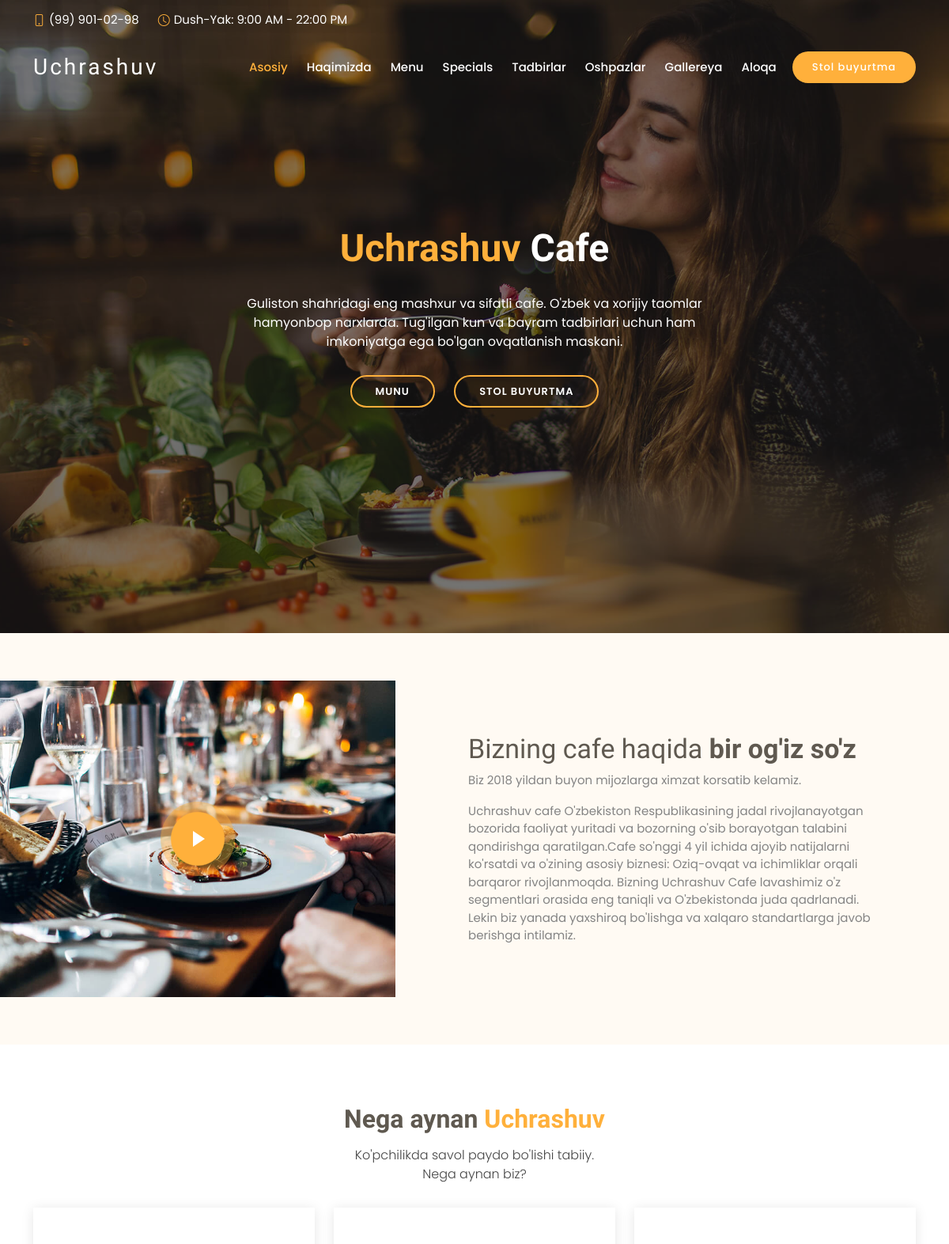
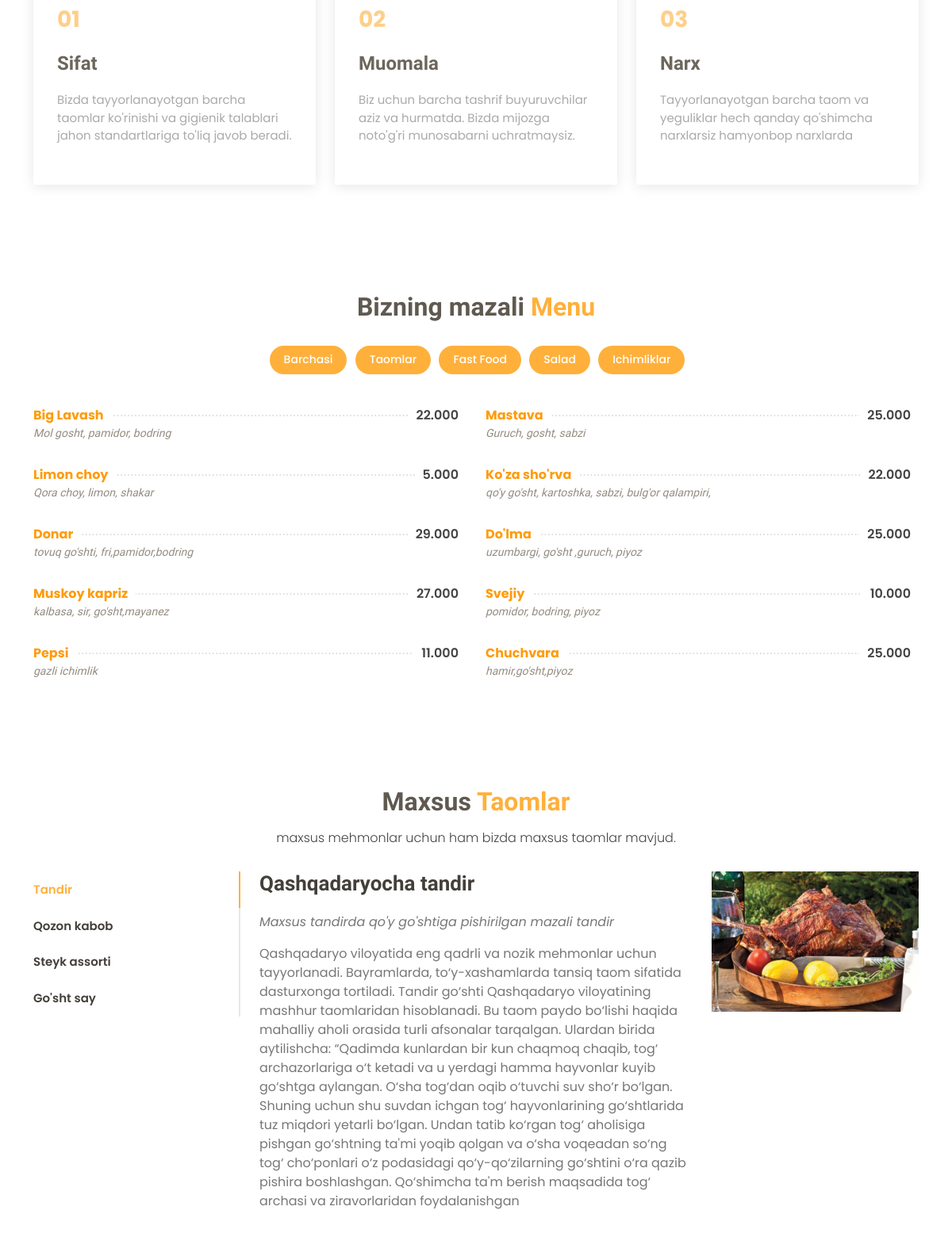
The page / (upper part) on the database its author committed (2 pictures, top to bottom).
### myapp/models.py (models this page shows, shortened)
class Category(models.Model):
	name = models.CharField(max_length=200, null=True, blank=True)

class Yeguliklar(models.Model):
	category = models.ForeignKey(Category, on_delete=models.SET_NULL, null=True, blank=True)
	nomi = models. CharField(max_length=200, null=True, blank=True)
	description = models.CharField(max_length=200, null=True, blank=True)
	narx = models.IntegerField(blank=True, null=True)

### myapp/views.py (the view)
# urls.py: path('', index, name='homepage')
def index(request):
    category = request.GET.get('category')
    if category== None:
        yegulik = Yeguliklar.objects.all()
    else:
        yegulik = Yeguliklar.objects.filter(category__name=category)
    categories = Category.objects.all()
    form = AloqaForm()
    if request.method == 'POST':
        form = AloqaForm(request.POST)
        if form.is_valid():
            form.save()
            return redirect('/')
    buyurtma = Stol_BuyurtmaForm()
    if request.method == 'POST':
        buyurtma = Stol_BuyurtmaForm(request.POST)
        if buyurtma.is_valid():
            buyurtma.save()
            return redirect('/')
    context = {'categories':categories, 'yegulik':yegulik, 'form':form, 'buyurtma':buyurtma}
    return render(request, 'index.html', context)

### myapp/templates/index.html (shortened to what this page needs)
{% load static %}
<!DOCTYPE html>
<html lang="en">
<head>
  <link href="https://cdn.jsdelivr.net/npm/bootstrap@5.1.3/dist/css/bootstrap.min.css" rel="stylesheet">
  <link href="{% static 'vendor/animate.css/animate.min.css' %}" rel="stylesheet">
  <link href="{% static 'vendor/bootstrap/css/bootstrap.min.css' %}" rel="stylesheet">
  <link href="{% static 'vendor/bootstrap-icons/bootstrap-icons.css' %}" rel="stylesheet">
  <link href="{% static 'vendor/boxicons/css/boxicons.min.css' %}" rel="stylesheet">
  <link href="{% static 'vendor/glightbox/css/glightbox.min.css' %}" rel="stylesheet">
  <link href="{% static 'vendor/swiper/swiper-bundle.min.css' %}" rel="stylesheet">
  <link href="{% static 'css/style.css' %}" rel="stylesheet">
</head>
<body>
  <section id="topbar" class="d-flex align-items-center fixed-top topbar-transparent">
    <div class="container-fluid container-xl d-flex align-items-center justify-content-center justify-content-lg-start">
      <i class="bi bi-phone d-flex align-items-center"><span>(99) 901-02-98</span></i>
      <i class="bi bi-clock ms-4 d-none d-lg-flex align-items-center"><span>Dush-Yak: 9:00 AM - 22:00 PM</span></i>
    </div>
  </section>
  <header id="header" class="fixed-top d-flex align-items-center header-transparent">
    <div class="container-fluid container-xl d-flex align-items-center justify-content-between">
      <div class="logo me-auto">
        <h1><a href="index.html">Uchrashuv</a></h1>
      </div>
      <nav id="navbar" class="navbar order-last order-lg-0">
        <ul>
          <li><a class="nav-link scrollto active" href="#hero">Asosiy</a></li>
          <li><a class="nav-link scrollto" href="#about">Haqimizda</a></li>
          <li><a class="nav-link scrollto" href="#menu">Menu</a></li>
          <li><a class="nav-link scrollto" href="#specials">Specials</a></li>
          <li><a class="nav-link scrollto" href="#events">Tadbirlar</a></li>
          <li><a class="nav-link scrollto" href="#chefs">Oshpazlar</a></li>
          <li><a class="nav-link scrollto" href="#gallery">Gallereya</a></li>
          <li><a class="nav-link scrollto" href="#contact">Aloqa</a></li>
        </ul>
      </nav>
      <a href="#book-a-table" class="book-a-table-btn scrollto">Stol buyurtma</a>
    </div>
  </header>
  <section id="hero">
    <div class="hero-container">
      <div id="heroCarousel" data-bs-interval="5000" class="carousel slide carousel-fade" data-bs-ride="carousel">
        <div class="carousel-inner" role="listbox">
          <div class="carousel-item active" style='background-image: url("{% static 'img/slide/slide-1.jpg' %}")';>
            <div class="carousel-container">
              <div class="carousel-content">
                <h2 class="animate__animated animate__fadeInDown"><span>Uchrashuv</span> Cafe</h2>
                <p class="animate__animated animate__fadeInUp">Guliston shahridagi eng mashxur va sifatli cafe. O'zbek va xorijiy taomlar hamyonbop narxlarda.
                Tug'ilgan kun va bayram tadbirlari uchun ham imkoniyatga ega bo'lgan ovqatlanish maskani.</p>
                <div>
                  <a href="#menu" class="btn-menu animate__animated animate__fadeInUp scrollto">Munu</a>
                  <a href="#book-a-table" class="btn-book animate__animated animate__fadeInUp scrollto">Stol buyurtma</a>
                </div>
              </div>
            </div>
          </div>
        </div>
      </div>
    </div>
  </section>
  <main id="main">
    <section id="about" class="about">
      <div class="container-fluid">
        <div class="row">
          <div class="col-lg-5 align-items-stretch video-box" style='background-image: url("{% static 'img/about.jpg' %}");'>
            <a href="{% static 'video\Uchrashuvkafe.mp4' %}" class="venobox play-btn mb-4" data-vbtype="video" data-autoplay="true"></a>
          </div>
          <div class="col-lg-7 d-flex flex-column justify-content-center align-items-stretch">
            <div class="content">
              <h3>Bizning cafe haqida <strong>bir og'iz so'z</strong></h3>
              <p>
                Biz 2018 yildan buyon mijozlarga ximzat korsatib kelamiz.
              </p>
              <p>
                Uchrashuv cafe O'zbekiston Respublikasining jadal rivojlanayotgan bozorida faoliyat yuritadi va bozorning o'sib borayotgan
                talabini qondirishga qaratilgan.Cafe so'nggi 4 yil ichida ajoyib natijalarni ko'rsatdi va o'zining asosiy biznesi: Oziq-ovqat va ichimliklar orqali
                barqaror rivojlanmoqda. Bizning Uchrashuv Cafe lavashimiz o'z segmentlari orasida eng taniqli va O'zbekistonda juda qadrlanadi.
                Lekin biz yanada yaxshiroq bo'lishga
                 va xalqaro standartlarga javob berishga intilamiz.
              </p>
            </div>
          </div>
        </div>
      </div>
    </section>
    <section id="why-us" class="why-us">
      <div class="container">
        <div class="section-title">
          <h2>Nega aynan <span>Uchrashuv</span></h2>
          <p>Ko'pchilikda savol paydo bo'lishi tabiiy.<br> Nega aynan biz?</p>
        </div>
        <div class="row">
          <div class="col-lg-4">
            <div class="box">
              <span>01</span>
              <h4>Sifat</h4>
              <p>Bizda tayyorlanayotgan barcha taomlar ko'rinishi va gigienik talablari jahon standartlariga to'liq javob beradi.</p>
            </div>
          </div>
          <div class="col-lg-4 mt-4 mt-lg-0">
            <div class="box">
              <span>02</span>
              <h4>Muomala</h4>
              <p>Biz uchun barcha tashrif buyuruvchilar aziz va hurmatda. Bizda mijozga noto'g'ri munosabarni uchratmaysiz.</p>
            </div>
          </div>
          <div class="col-lg-4 mt-4 mt-lg-0">
            <div class="box">
              <span>03</span>
              <h4>Narx</h4>
              <p>Tayyorlanayotgan barcha taom va yeguliklar hech qanday qo'shimcha narxlarsiz hamyonbop narxlarda</p>
            </div>
          </div>
        </div>
      </div>
    </section>
    <section id="menu" class="menu">
      <div class="container">
        <div class="section-title">
          <h2>Bizning mazali  <span>Menu</span></h2>
        </div>
        <div class="row" id="taomlar">
          <div class="col-lg-12 d-flex justify-content-center">
            <ul id="menu-flters">
              <li data-filter="*" class="filter-active">
                <a style="text-decoration: none; color: white;" href="{% url 'homepage' %}#taomlar">Barchasi</a></li>
                {% for category in categories %}
                  <li data-filter="*" class="filter-active">
                      <a style="text-decoration: none; color: white;" href="{% url 'homepage' %}?category={{category.name}}#taomlar">
                      {{category.name}}</a></li>
                {% endfor %}
            </ul>
          </div>
        </div>
        <div class="row menu-container">
          {% for taom in yegulik %}
          <div class="col-lg-6 menu-item filter-starters">
            <div class="menu-content">
              <a href="#"> {{taom.nomi}}</a><span>{{taom.narx}}.000</span>
            </div>
            <div class="menu-ingredients">
              {{taom.description}}
            </div>
          </div>
          {% endfor %}
        </div>
      </div>
    </section>
    <section id="specials" class="specials">
      <div class="container">
        <div class="section-title">
          <h2>Maxsus <span>Taomlar</span></h2>
          <p>maxsus mehmonlar uchun ham bizda maxsus taomlar mavjud.</p>
        </div>
        <div class="row">
          <div class="col-lg-3">
            <ul class="nav nav-tabs flex-column">
              <li class="nav-item">
                <a class="nav-link active show" data-bs-toggle="tab" href="#tab-1">Tandir</a>
              </li>
              <li class="nav-item">
                <a class="nav-link" data-bs-toggle="tab" href="#tab-2">Qozon kabob</a>
              </li>
              <li class="nav-item">
                <a class="nav-link" data-bs-toggle="tab" href="#tab-3">Steyk assorti</a>
              </li>
              <li class="nav-item">
                <a class="nav-link" data-bs-toggle="tab" href="#tab-4">Go'sht say</a>
              </li>
            </ul>
          </div>
          <div class="col-lg-9 mt-4 mt-lg-0">
            <div class="tab-content">
              <div class="tab-pane active show" id="tab-1">
                <div class="row">
                  <div class="col-lg-8 details order-2 order-lg-1">
                    <h3>Qashqadaryocha tandir</h3>
                    <p class="fst-italic">Maxsus tandirda qo'y go'shtiga pishirilgan mazali tandir</p>
                    <p>Qashqadaryo viloyatida eng qadrli va nozik mehmonlar uchun tayyorlanadi. Bayramlarda, to‘y-xashamlarda tansiq taom sifatida dasturxonga tortiladi. Tandir go‘shti  Qashqadaryo viloyatining mashhur taomlaridan hisoblanadi. Bu taom paydo bo‘lishi haqida mahalliy aholi orasida turli afsonalar tarqalgan. Ulardan birida aytilishcha: “Qadimda kunlardan bir kun chaqmoq chaqib, tog‘ archazorlariga o‘t ketadi va u yerdagi hamma hayvonlar kuyib go‘shtga aylangan. O‘sha tog‘dan oqib o‘tuvchi suv sho‘r bo‘lgan. Shuning uchun shu suvdan ichgan tog‘ hayvonlarining  go‘shtlarida tuz miqdori yetarli bo‘lgan. Undan tatib ko‘rgan tog‘ aholisiga pishgan go‘shtning ta'mi yoqib qolgan va o‘sha voqeadan so‘ng tog‘ cho‘ponlari  o‘z podasidagi qo‘y-qo‘zilarning go‘shtini o‘ra qazib pishira boshlashgan. Qo‘shimcha ta'm berish maqsadida tog‘ archasi va ziravorlaridan foydalanishgan</p>
                  </div>
                  <div class="col-lg-4 text-center order-1 order-lg-2">
                    <img src="{% static 'img/tandir.jpg' %}" alt="" class="img-fluid">
                  </div>
                </div>
              </div>
            </div>
          </div>
        </div>
      </div>
    </section>
  </main>
</body>
</html>

### rows shown on the page
Category: name "Taomlar"
Category: name "Fast Food"
Category: name "Salad"
Category: name "Ichimliklar"
Yeguliklar: nomi "Big Lavash", narx "22", description "Mol gosht, pamidor, bodring"
Yeguliklar: nomi "Mastava", narx "25", description "Guruch, gosht, sabzi"
Yeguliklar: nomi "Limon choy", narx "5", description "Qora choy, limon, shakar"
Yeguliklar: nomi "Ko'za sho'rva", narx "22", description "qo'y go'sht, kartoshka, sabzi, bulg'or qalampiri,"
Yeguliklar: nomi "Donar", narx "29", description "tovuq go'shti, fri,pamidor,bodring"
Yeguliklar: nomi "Do'lma", narx "25", description "uzumbargi, go'sht ,guruch, piyoz"
Yeguliklar: nomi "Muskoy kapriz", narx "27", description "kalbasa, sir, go'sht,mayanez"
Yeguliklar: nomi "Svejiy", narx "10", description "pomidor, bodring, piyoz"
Yeguliklar: nomi "Pepsi", narx "11", description "gazli ichimlik"
Yeguliklar: nomi "Chuchvara", narx "25", description "hamir,go'sht,piyoz"
